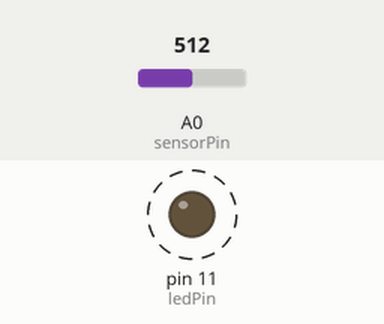
Simulated run of this sketch. Board: Arduino Uno, built with avr-gcc and run on an emulated ATmega328P. Shown: output pins drawn as LEDs (lit = HIGH). Dashed ring = blinking. The inputs (shaded band) are chosen by the test bench; at power-on: A0 (sensorPin) = 512.

Above: at 1.8 s.
1.9 s: A0 (sensorPin) set to 0
At 3.1 s:
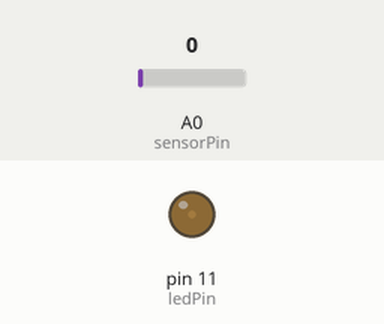
3.6 s: A0 (sensorPin) set to 122
At 3.9 s:
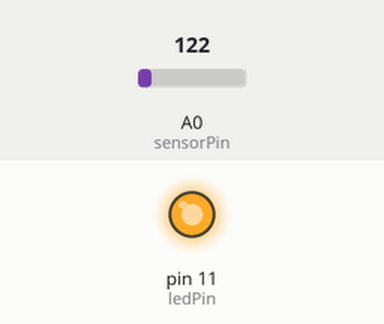
Timing chart, 0 to 13.1 s (numbered marks = the images above; inputs shaded):
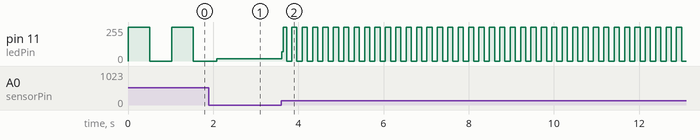

The sketch:

PotentiometerLED.ino
```cpp
int sensorPin = 0;
int ledPin = 11;
int sensorValue = 0;

void setup() {
  pinMode(ledPin, OUTPUT);
}

void loop() {
  sensorValue = analogRead(sensorPin);
  digitalWrite(ledPin, HIGH);
  delay(sensorValue);
  digitalWrite(ledPin, LOW);
  delay(sensorValue);
}
```

Measured:
- after the input at 3.6 s, pin 11 (ledPin): 18/255 → 70/255 at once, then moves between 0/255 and 255/255, repeating every 0.24 s
- by itself, pin 11 (ledPin): alternates 255/255 for 0.51 s and 0/255 for 0.51 s
